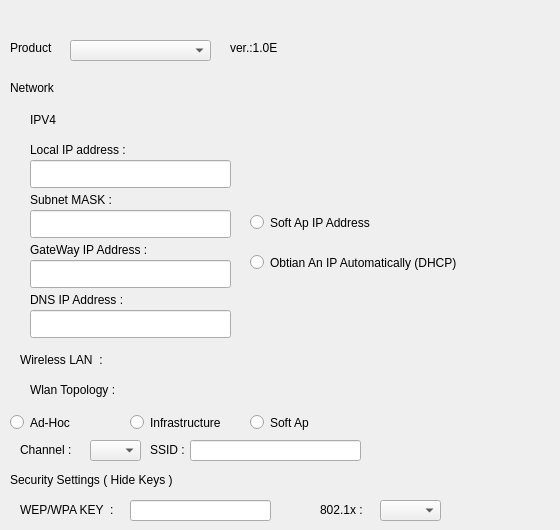
    <widget class="QWidget" name="tab_5">
     <attribute name="title">
      <string>NETWORK</string>
     </attribute>
     <widget class="QLabel" name="Prodc">
      <property name="geometry">
       <rect>
        <x>10</x>
        <y>40</y>
        <width>61</width>
        <height>16</height>
       </rect>
      </property>
      <property name="text">
       <string>Product</string>
      </property>
     </widget>
     <widget class="QComboBox" name="ComboProduct">
      <property name="geometry">
       <rect>
        <x>70</x>
        <y>40</y>
        <width>141</width>
        <height>21</height>
       </rect>
      </property>
     </widget>
     <widget class="QLabel" name="label_9">
      <property name="geometry">
       <rect>
        <x>230</x>
        <y>40</y>
        <width>49</width>
        <height>16</height>
       </rect>
      </property>
      <property name="text">
       <string>ver.:1.0E</string>
      </property>
     </widget>
     <widget class="QLabel" name="label_10">
      <property name="geometry">
       <rect>
        <x>10</x>
        <y>80</y>
        <width>61</width>
        <height>16</height>
       </rect>
      </property>
      <property name="text">
       <string>Network</string>
      </property>
     </widget>
     <widget class="QLabel" name="label_11">
      <property name="geometry">
       <rect>
        <x>30</x>
        <y>110</y>
        <width>63</width>
        <height>20</height>
       </rect>
      </property>
      <property name="text">
       <string>IPV4</string>
      </property>
     </widget>
     <widget class="QLineEdit" name="LocalIpAddress">
      <property name="geometry">
       <rect>
        <x>30</x>
        <y>160</y>
        <width>201</width>
        <height>28</height>
       </rect>
      </property>
     </widget>
     <widget class="QLineEdit" name="SubnetMask">
      <property name="geometry">
       <rect>
        <x>30</x>
        <y>210</y>
        <width>201</width>
        <height>28</height>
       </rect>
      </property>
     </widget>
     <widget class="QLineEdit" name="GatewayIpAddress">
      <property name="geometry">
       <rect>
        <x>30</x>
        <y>260</y>
        <width>201</width>
        <height>28</height>
       </rect>
      </property>
     </widget>
     <widget class="QLineEdit" name="DNSIPAddress">
      <property name="geometry">
       <rect>
        <x>30</x>
        <y>310</y>
        <width>201</width>
        <height>28</height>
       </rect>
      </property>
     </widget>
     <widget class="QLabel" name="label_12">
      <property name="geometry">
       <rect>
        <x>30</x>
        <y>140</y>
        <width>131</width>
        <height>20</height>
       </rect>
      </property>
      <property name="text">
       <string>Local IP address : </string>
      </property>
     </widget>
     <widget class="QLabel" name="label_13">
      <property name="geometry">
       <rect>
        <x>30</x>
        <y>190</y>
        <width>121</width>
        <height>20</height>
       </rect>
      </property>
      <property name="text">
       <string>Subnet MASK :</string>
      </property>
     </widget>
     <widget class="QLabel" name="label_14">
      <property name="geometry">
       <rect>
        <x>30</x>
        <y>240</y>
        <width>171</width>
        <height>20</height>
       </rect>
      </property>
      <property name="text">
       <string>GateWay IP Address :</string>
      </property>
     </widget>
     <widget class="QLabel" name="label_15">
      <property name="geometry">
       <rect>
        <x>30</x>
        <y>290</y>
        <width>201</width>
        <height>20</height>
       </rect>
      </property>
      <property name="text">
       <string>DNS IP Address : </string>
      </property>
     </widget>
     <widget class="QRadioButton" name="radioButton">
      <property name="geometry">
       <rect>
        <x>250</x>
        <y>210</y>
        <width>201</width>
        <height>25</height>
       </rect>
      </property>
      <property name="text">
       <string>Soft Ap IP Address</string>
      </property>
     </widget>
     <widget class="QRadioButton" name="ObtianAnIPAutoDHCP">
      <property name="geometry">
       <rect>
        <x>250</x>
        <y>250</y>
        <width>301</width>
        <height>25</height>
       </rect>
      </property>
      <property name="text">
       <string>Obtian An IP Automatically (DHCP)</string>
      </property>
     </widget>
     <widget class="QLabel" name="label_18">
      <property name="geometry">
       <rect>
        <x>20</x>
        <y>350</y>
        <width>161</width>
        <height>20</height>
       </rect>
      </property>
      <property name="text">
       <string>Wireless LAN  : </string>
      </property>
     </widget>
     <widget class="QLabel" name="label_19">
      <property name="geometry">
       <rect>
        <x>30</x>
        <y>380</y>
        <width>181</width>
        <height>20</height>
       </rect>
      </property>
      <property name="text">
       <string>Wlan Topology : </string>
      </property>
     </widget>
     <widget class="QRadioButton" name="AdHOC">
      <property name="geometry">
       <rect>
        <x>10</x>
        <y>410</y>
        <width>111</width>
        <height>25</height>
       </rect>
      </property>
      <property name="text">
       <string>Ad-Hoc</string>
      </property>
     </widget>
     <widget class="QRadioButton" name="INFRASTRUCTURE">
      <property name="geometry">
       <rect>
        <x>130</x>
        <y>410</y>
        <width>131</width>
        <height>25</height>
       </rect>
      </property>
      <property name="text">
       <string>Infrastructure</string>
      </property>
     </widget>
     <widget class="QRadioButton" name="SOFTAP">
      <property name="geometry">
       <rect>
        <x>250</x>
        <y>410</y>
        <width>111</width>
        <height>25</height>
       </rect>
      </property>
      <property name="text">
       <string>Soft Ap</string>
      </property>
     </widget>
     <widget class="QLabel" name="label_20">
      <property name="geometry">
       <rect>
        <x>20</x>
        <y>440</y>
        <width>63</width>
        <height>20</height>
       </rect>
      </property>
      <property name="text">
       <string>Channel :</string>
      </property>
     </widget>
     <widget class="QComboBox" name="Channel">
      <property name="geometry">
       <rect>
        <x>90</x>
        <y>440</y>
        <width>51</width>
        <height>21</height>
       </rect>
      </property>
     </widget>
     <widget class="QLineEdit" name="SSID">
      <property name="geometry">
       <rect>
        <x>190</x>
        <y>440</y>
        <width>171</width>
        <height>21</height>
       </rect>
      </property>
     </widget>
     <widget class="QLabel" name="label_21">
      <property name="geometry">
       <rect>
        <x>150</x>
        <y>440</y>
        <width>63</width>
        <height>20</height>
       </rect>
      </property>
      <property name="text">
       <string>SSID :</string>
      </property>
     </widget>
     <widget class="QLabel" name="label_22">
      <property name="geometry">
       <rect>
        <x>10</x>
        <y>470</y>
        <width>211</width>
        <height>20</height>
       </rect>
      </property>
      <property name="text">
       <string>Security Settings ( Hide Keys )</string>
      </property>
     </widget>
     <widget class="QLabel" name="label_23">
      <property name="geometry">
       <rect>
        <x>20</x>
        <y>500</y>
        <width>131</width>
        <height>20</height>
       </rect>
      </property>
      <property name="text">
       <string>WEP/WPA KEY  :</string>
      </property>
     </widget>
     <widget class="QLineEdit" name="WEP_WPA">
      <property name="geometry">
       <rect>
        <x>130</x>
        <y>500</y>
        <width>141</width>
        <height>21</height>
       </rect>
      </property>
     </widget>
     <widget class="QLabel" name="label_24">
      <property name="geometry">
       <rect>
        <x>320</x>
        <y>500</y>
        <width>63</width>
        <height>20</height>
       </rect>
      </property>
      <property name="text">
       <string>802.1x :</string>
      </property>
     </widget>
     <widget class="QComboBox" name="x802">
      <property name="geometry">
       <rect>
        <x>380</x>
        <y>500</y>
        <width>61</width>
        <height>21</height>
       </rect>
      </property>
     </widget>
    </widget>
